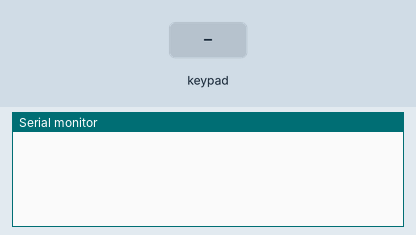
A sketch run on a simulated Arduino Uno, built with avr-gcc and run on an emulated ATmega328P. Parts: the last lines printed to the serial monitor. The test bench sets the inputs (shaded band).

Above: at 1.2 s.
1.3 s: key '4' pressed
At 2.5 s:
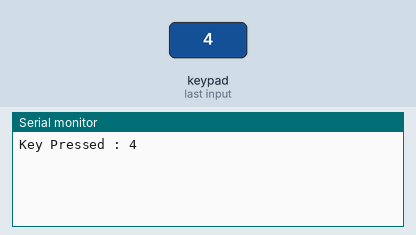
2.8 s: keypad keys 9 8 7 6 # pressed 0.4 s apart
At 5.2 s:
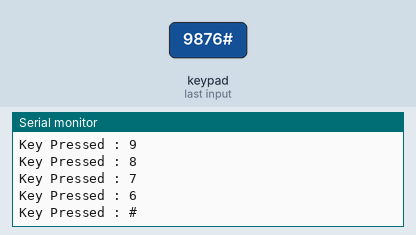
6.3 s: key 'C' pressed
At 6.8 s:
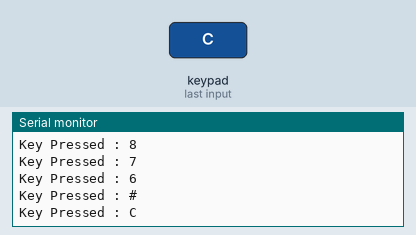
7.8 s: keypad keys 9 8 7 6 * pressed 0.4 s apart
At 10.4 s:
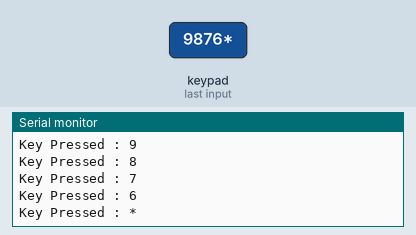
11.3 s: key 'B' pressed
At 11.7 s:
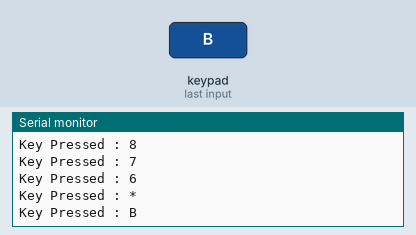
12.8 s: keypad keys 9 8 7 6 A pressed 0.4 s apart
At 15.4 s:
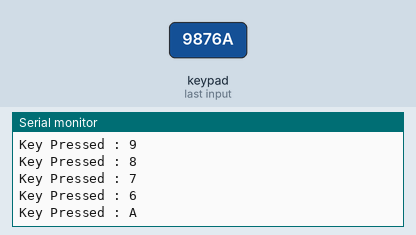
Timing chart, 0 to 16.9 s (numbered marks = the images above; inputs shaded):
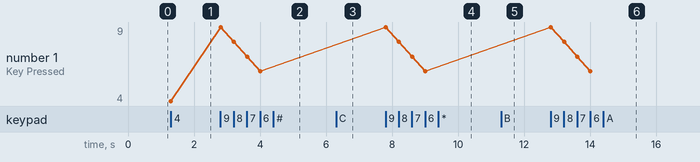

Measured:
- after the input at 1.3 s, the serial monitor: prints a new line at once (image 1)
- after the input at 2.8 s, the serial monitor: prints a new line at once (image 2)
- after the input at 6.3 s, the serial monitor: prints a new line at once (image 3)
- after the input at 7.8 s, the serial monitor: prints a new line at once (image 4)
- after the input at 11.3 s, the serial monitor: prints a new line at once (image 5)
- after the input at 12.8 s, the serial monitor: prints a new line at once (image 6)
- plotted number 1: 4 → 6 after the input at 2.8 s

The sketch:

Project_32_Matrix_keypads.ino
```cpp
/*

Keye New RFID Starter Kit

Project 32

Matrix Keypad

Edit By Keyes

*/

#include <Keypad.h>

const byte ROWS = 4; //four rows

const byte COLS = 4; //four columns

char keys[ROWS][COLS] = {

{'4','8','C','*'},

{'3','7','B','#'},

{'2','6','A','0'},

{'1','5','9','D'}

};

byte rowPins[ROWS] = {9, 8, 7, 6}; //connect to the row pinouts of the keypad

byte colPins[COLS] = {5, 4, 3, 2}; //connect to the column pinouts of the keypad

//Create an object of keypad

Keypad keypad = Keypad( makeKeymap(keys), rowPins, colPins, ROWS, COLS );

void setup(){

Serial.begin(9600);

}

void loop(){

char key = keypad.getKey();// Read the key

// Print if key pressed

if (key){

Serial.print("Key Pressed : ");

Serial.println(key);

}

}
```
